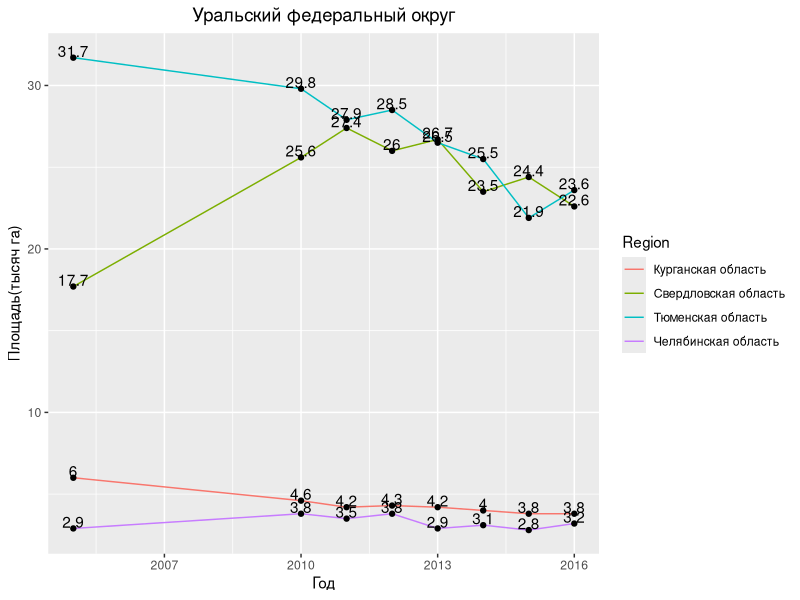
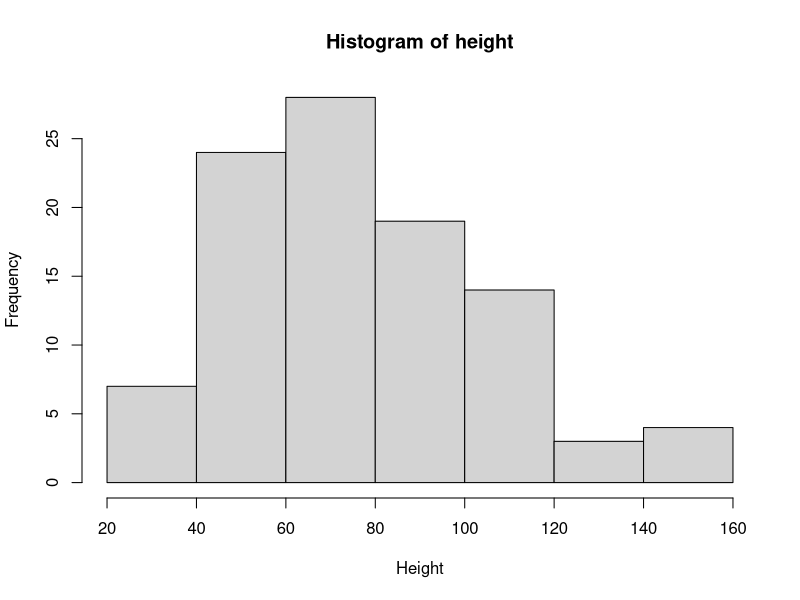
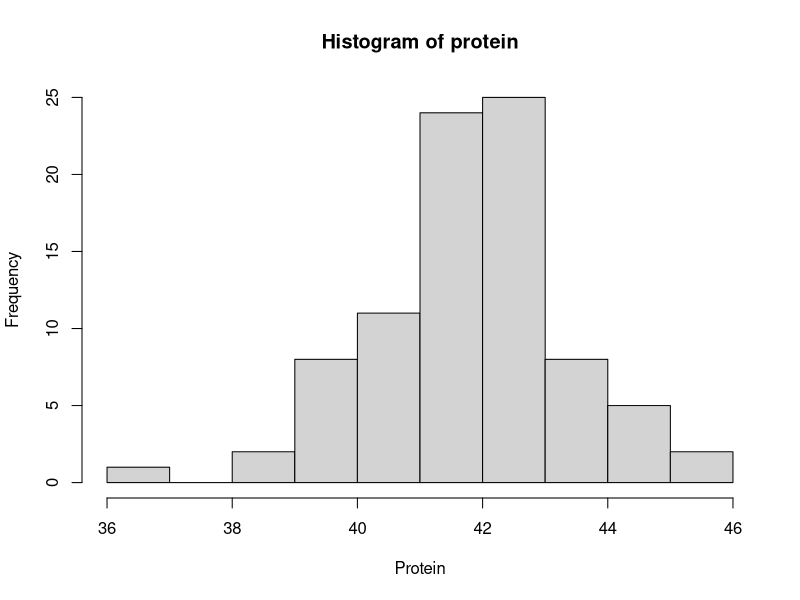
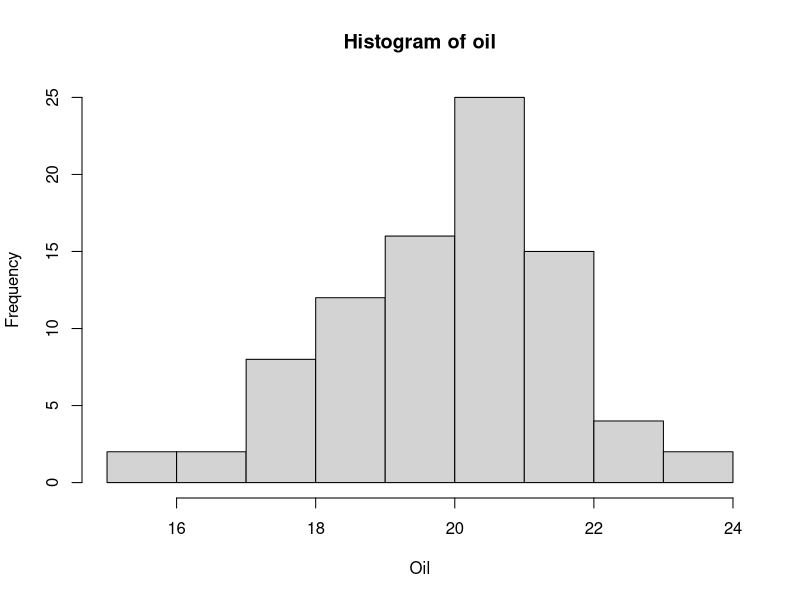
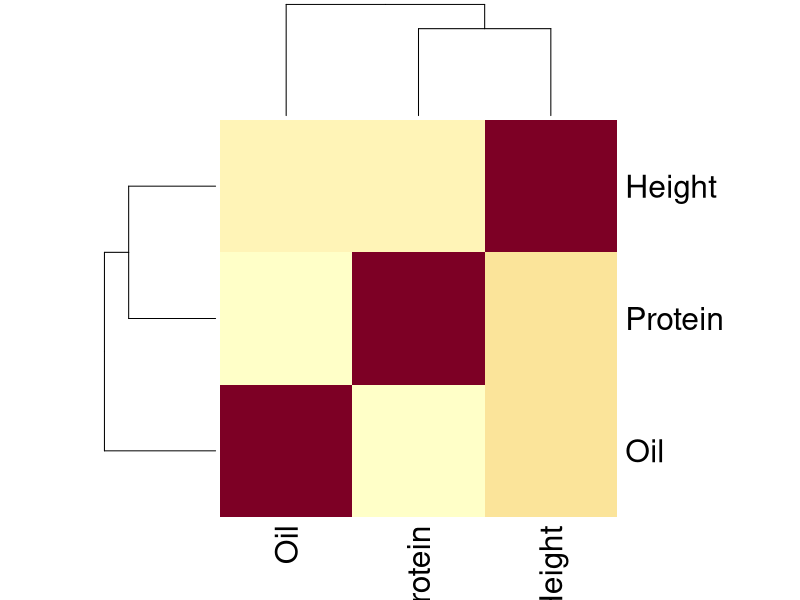

Write the R code that produced these figures, in order.
## ---- chunk 1
library(dplyr, warn.conflicts = FALSE)
library(stringr)
library(tidyr)
library(readr)
library(ggplot2)

setwd("/Users/lev.saskov/MyProgramms/Univercity/LessonsR/studyR/data")

data <- read_csv("reforest.csv", na = c("-", "NA"))
fixed <- drop_na(data)
is_distr <- str_detect(fixed$Region, "федеральный округ")
distr_num <- 6
begin <- which(is_distr == "TRUE")[distr_num] + 1
end <- which(is_distr == "TRUE")[distr_num + 1] - 1
regions <- fixed[begin:end, ]
another <- pivot_longer(regions, !Region, names_to = "year", values_to = "value") |>
  mutate(year = as.numeric(year))

my_plot <- ggplot(another) +
  geom_line(mapping = aes(x = year, y = value, color = Region)) +
  geom_point(mapping = aes(x = year, y = value))
my_plot <- my_plot + geom_text(aes(x = year, y = value, label = value), vjust = 0, nudge_y = 0.05)
my_plot <- my_plot + xlab("Год") + ylab("Площадь(тысяч га)") + ggtitle(fixed$Region[[begin - 1]]) + theme(plot.title = element_text(hjust = 0.5))
print(my_plot)
## ---- chunk 2
library(dplyr, warn.conflicts = FALSE)
library(stringr)
library(tidyr)
library(ggplot2)

setwd("/Users/lev.saskov/MyProgramms/Univercity/LessonsR/studyR/data")

countable_signs_unf <- read.csv("data2.csv")
countable_signs <- countable_signs_unf |> pivot_longer(!X, names_to = "Sample", values_to = "vals", values_drop_na = TRUE) |>
  pivot_wider(names_from = X, values_from = vals)

quality_signs_unf <- read.table("data1.txt", header = TRUE, skip = 1,)
quality_signs <- quality_signs_unf[, colnames(quality_signs_unf)[2:5]] |> drop_na()

res <- merge(countable_signs, quality_signs, by = "Sample")

res
## ---- chunk 3
setwd("/Users/lev.saskov/MyProgramms/Univercity/LessonsR/studyR/data")

df <- read.table("data1.txt", header = TRUE, skip = 1,)
df <- quality_signs_unf[, colnames(quality_signs_unf)[2:5]]
# Условие про 80 процентов очень странное, там везде меньше 80 процентов
# Строим гистограмму для Height:
hist(df$Height, main = "Histogram of height", xlab = "Height")
# Строим гистограмму для Height:
hist(df$Protein, main = "Histogram of protein", xlab = "Protein")
# Строим гистограмму для Height:
hist(df$Oil, main = "Histogram of oil", xlab = "Oil")

## ---- chunk 4
fixed <- drop_na(df)[2:4]
cormat <- cor(fixed)
heatmap(cormat)
